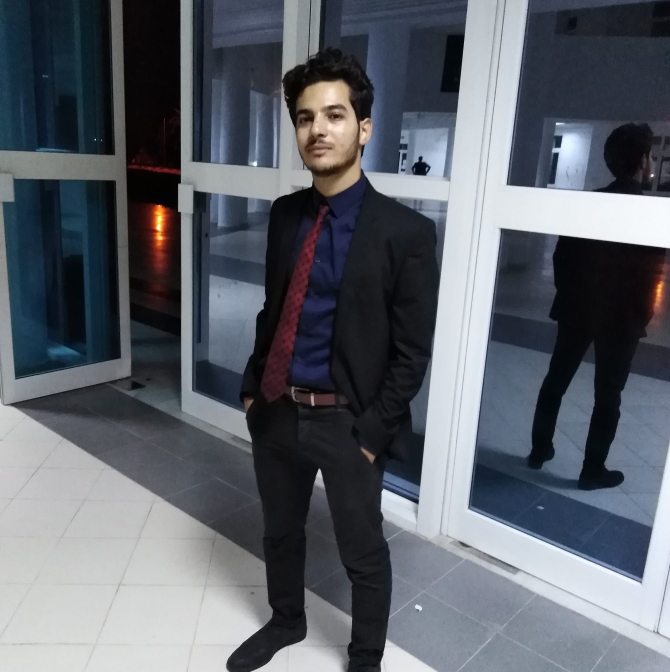
#> input picture wordclouder-notebook/bestpdp2.jpg, 2010 x 2015 px (shown at 1/3 size)
$ jupyter execute --allow-errors wordcloud_me.ipynb   (shell and % lines are left out)
#> lines starting #> are read from the running program, lines starting #| are printed output that depends on the picture; after the words box and inside, x2 and y2 are one past the last pixel; in counts of white or black regions, pixels touching at a corner belong together
## Get the text

[cell 1]
import wikipedia

pages = ["Software engineer", "Software engineering", "Engineering", "Software development", "Software", "Computing"]

text = ""
#> (the rest of this cell did not finish here and is left out)

[cell 2]
import re
text = re.sub(r'==.*?==+', ' ', text)
text = text.replace('\n', ' ')
text

[cell 3]
len(text.split())

[cell 4]
text[-100:]

## Plotting wordcloud

[cell 5]
from wordcloud import WordCloud
import matplotlib.pyplot as plt

[cell 6]
plt.rcParams['figure.figsize'] = [12, 8]
plt.rcParams['figure.dpi'] = 100

#> (a cell that did not finish here is left out)

## Removing stopwords makes it better

[cell 8]
from wordcloud import STOPWORDS

#> (a cell that did not finish here is left out)

## Mask based on image

[cell 10]
from PIL import Image
import numpy as np

[cell 11]
mask = np.array(Image.open('bestpdp2.jpg'))
#> mask is the input picture: shape (2015, 2010, 3); mean R, G, B 93.2, 98, 106.1
font_path = "./BebasNeue-Regular"

#> (the rest of this cell did not finish here and is left out)

## Custom color function

[cell 12]
def color_func(word=None, font_size=None,
                       position=None, orientation=None,
                       font_path=None, random_state=None):
    h = 40 # 0 - 360
    s = 100 # 0 - 100
    l = random_state.randint(30, 70) # 0 - 100
    return "hsl({}, {}%, {}%)".format(h, s, l)

## Generate colors based on the mask

[cell 13]
from wordcloud import ImageColorGenerator

mask = np.array(Image.open('bestpdp2.jpg'))

#> (the rest of this cell did not finish here and is left out)

[cell 14]
from wordcloud import ImageColorGenerator

mask = np.array(Image.open('bestpdp.jpg'))
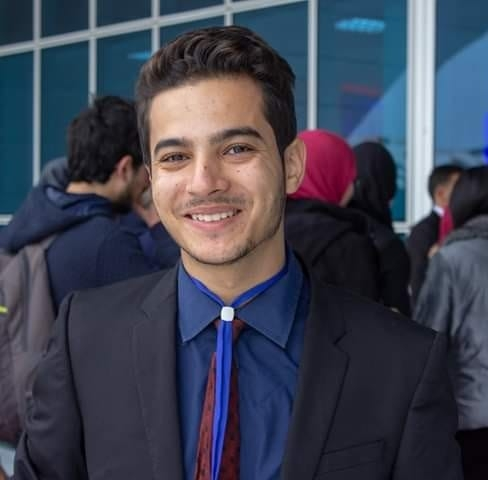
#> input picture wordclouder-notebook/bestpdp.jpg, 488 x 480 px
#> mask is the input picture: shape (480, 488, 3); mean R, G, B 64, 67.2, 82.9

#> (the rest of this cell did not finish here and is left out)

[cell 15]
import cv2
import numpy as np

mask_times2 = cv2.resize(mask, dsize=(mask.shape[0] * 2, mask.shape[1] * 2), interpolation=cv2.INTER_CUBIC)
plt.imshow(mask_times2)

[cell 16]
from wordcloud import ImageColorGenerator

#> (the rest of this cell did not finish here and is left out)

## Masking the image

[cell 17]
def rgb2gray(rgb):
    return np.dot(rgb[...,:3], [0.2989, 0.5870, 0.1140])
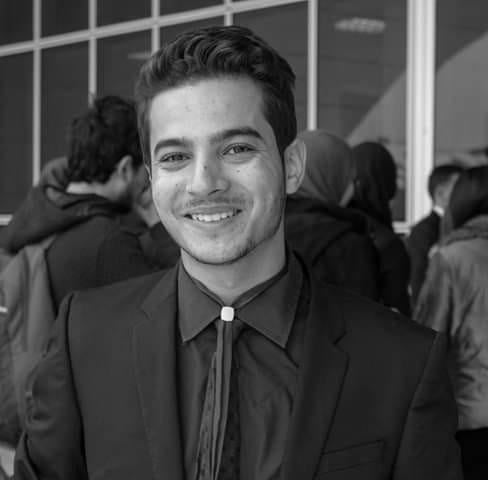
#> returned value: shape (480, 488) float64; min 0.456, max 251.4, mean 68

Adjust brightness

[cell 18]
import cv2

def brighten(img) :
    cols, rows = img.shape
#> cols = 480; rows = 488

    brightness = np.sum(img) / (255 * cols * rows)
#> brightness = 0.267
    minimum_brightness = 0.5

    ratio = brightness / minimum_brightness
#> ratio = 0.534
    if ratio >= 1:
        print("Image already bright enough")
        return img

    # Otherwise, adjust brightness to get the target brightness
    return cv2.convertScaleAbs(img, alpha = 1 / ratio, beta = 0)
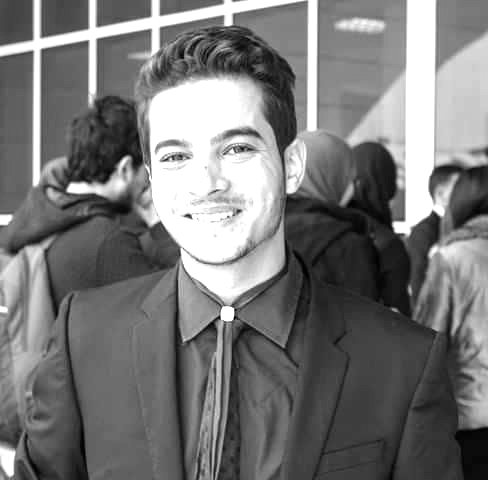
#> returned value: shape (480, 488); min 1, max 255, mean 119.7

[cell 19]
def masken_img(img) :
    gray = rgb2gray(img)
    bright = brighten(gray)
    plt.imshow(bright)
    bwmask = ((bright / 255) < 0.5 ).astype(int)
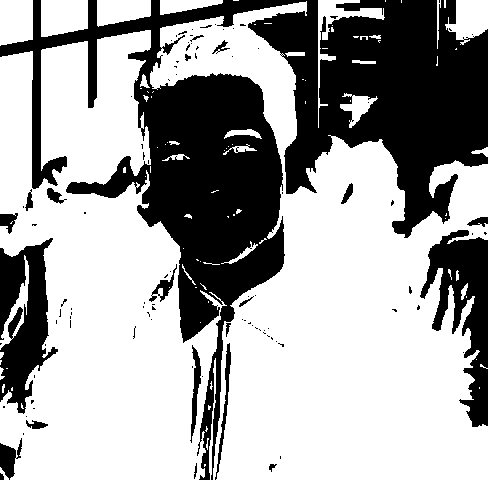
#> bwmask: shape (480, 488) int64; values 0 (black) and 1 (white), 64.4% white; 104 black regions (83 under 20 px), largest, box (x1, y1, x2, y2) and area: (0, 0, 488, 480) 68262, (420, 230, 488, 427) 6133, (0, 238, 58, 414) 5787
    return bwmask

bwmask = masken_img(mask)
plt.imshow(bwmask)
